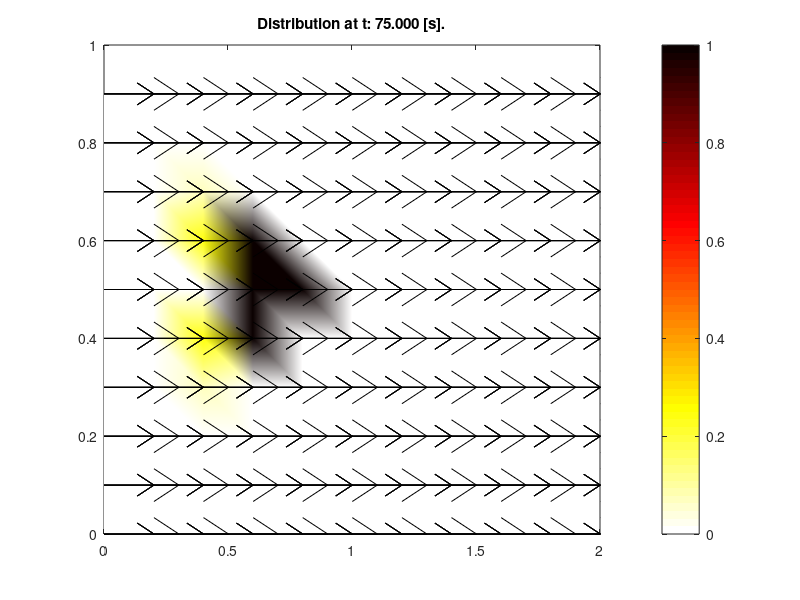

This figure's MATLAB source:
% Initialization
D = 0.0001; % m^2/s
L_x = 2; % m
L_y = 1; % m
dx = 0.2; % m
dy = 0.1; % m
time = 80; % seconds
u_x = 0.07; % m/s
v_y = 0.000; % m/s

N_x = round(L_x / dx); % Number of nodes in x
N_y = round(L_y / dy); % Number of nodes in y

dt = min(dx^2 / (4 * D), dy^2 / (4 * D)); % s
t_nodes = floor(time / dt);

% Initialize the contaminant concentration
u_0 = zeros(N_x, N_y);
[X, Y] = meshgrid((0:N_x-1) * dx, (0:N_y-1) * dy);
u_0 = exp(-1000 * ((X - L_x / 8).^2 + (Y - L_y / 2).^2))';
u = u_0;

% Visualizing with a plot
figure;
h = pcolor((0:N_x-1)*dx, (0:N_y-1)*dy, u'); % Use physical dimensions
shading interp;
colormap(flipud(hot));
colorbar;
caxis([0 1]);
hold on;

% Add quiver plot
quiver(X, Y, u_x * ones(size(X)), v_y * ones(size(Y)), 'k', 'AutoScaleFactor', 1.5); % Adjust AutoScaleFactor for larger arrows
xlim([0 L_x]); % Set x-axis limit
ylim([0 L_y]); % Set y-axis limit
title('Distribution at t: 0.000 [s].');
pause(0.01);

% Simulation parameters
a = D * (dt / dx^2);
b = D * (dt / dy^2);
p = u_x * (dt / dx);
q = v_y * (dt / dy);

% Simulating
counter = 0;

for t = 1:t_nodes
    u_next = zeros(size(u));
    
    % Central nodes
    u_next(2:end-1, 2:end-1) = u(2:end-1, 2:end-1) * (1 - 2*a - 2*b) + ...
        u(3:end, 2:end-1) * (a - p/2) + u(1:end-2, 2:end-1) * (a + p/2) + ...
        u(2:end-1, 3:end) * (b - q/2) + u(2:end-1, 1:end-2) * (b + q/2);

    % Forward in x and y
    u_next(1, 1) = u(2, 1) * (-p - 2*a) + u(1, 2) * (-q + 2*b) + ...
        u(3, 1) * a + u(1, 3) * b + u(1, 1) * (1 + a + b + p + q);
    
    % Backward in x and forward in y
    u_next(N_x, 1) = u(N_x, 1) * (1 - p + q + a + b) + ...
        u(N_x-1, 1) * (p - 2*a) + u(N_x, 2) * (-q - 2*b) + ...
        u(N_x-2, 1) * a + u(N_x, 3) * b;
    
    % Backward in x and y
    u_next(N_x, N_y) = u(N_x, N_y) * (1 - p - q + a + b) + ...
        u(N_x-1, N_y) * (p - a) + u(N_x, N_y-1) * (q - 2*b) + ...
        u(N_x-2, N_y) * a + u(N_x, N_y-2) * b;
    
    % Forward in x and backward in y
    u_next(1, N_y) = u(1, N_y) * (1 + p - q + a + b) + ...
        u(2, N_y) * (-p - 2*a) + u(1, N_y-1) * (q - b) + ...
        u(3, N_y) * a + u(1, N_y-2) * b;
    
    % Central in x, forward in y
    u_next(2:end-1, 1) = u(2:end-1, 1) * (1 + q - a + b) + ...
        u(3:end, 1) * (a - p/2) + u(1:end-2, 1) * (a + p/2) + ...
        u(2:end-1, 2) * (-q - 2*b) + u(2:end-1, 3) * b;
    
    % Backward in x, central in y
    u_next(N_x, 2:end-1) = u(N_x, 2:end-1) * (1 - p + a - 2*b) + ...
        u(N_x-1, 2:end-1) * (p - 2*a) + u(N_x, 3:end) * (b - q/2) + ...
        u(N_x, 1:end-2) * (b + q/2) + u(N_x-2, 2:end-1) * a;
    
    % Central in x, backward in y
    u_next(2:end-1, N_y) = u(2:end-1, N_y) * (1 - q - 2*a + b) + ...
        u(3:end, N_y) * (a - p/2) + u(1:end-2, N_y) * (a + p/2) + ...
        u(2:end-1, N_y-1) * (q - 2*b) + u(2:end-1, N_y-2) * b;
    
    % Forward in x, central in y
    u_next(1, 2:end-1) = u(1, 2:end-1) * (1 + p + a - 2*b) + ...
        u(2, 2:end-1) * (-p - 2*a) + u(1, 3:end) * (b - q/2) + ...
        u(1, 1:end-2) * (b + q/2) + u(3, 2:end-1) * a;
    
    % Update u by adding u_next and the constant source u_0
    u = u_next + (u_0 / 4);

    counter = counter + dt;

    disp(['t: ', num2str(counter, '%.3f'), ' [s], Average concentration: ', num2str(mean(u(:)), '%.10f'), ' mol/kg^3']);

    % Updating the plot
    set(h, 'CData', u');
    title(['Distribution at t: ', num2str(counter, '%.3f'), ' [s].']);
    
    % Update quiver plot
    quiver(X, Y, u_x * ones(size(X)), v_y * ones(size(Y)), 'k', 'AutoScaleFactor', 1); % Adjust AutoScaleFactor for larger arrows
    
    pause(0.1);
end
